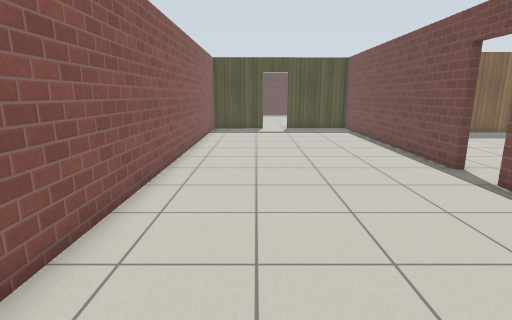
[1] (above)

16 first-person views from a walk through a world built for the Gazebo simulator. The camera is 1.2 m above the floor, tilts 12° down and sees 80° across. The floor is counted in squares, 0.5 m on a side. Each view is taken from the middle of a square. On the plan, view 1 faces up. The plan holds only what a view shows up to about 18 squares ahead; the rest is blank. Gazebo's built-in surfaces are drawn with simple patterns.

[2]
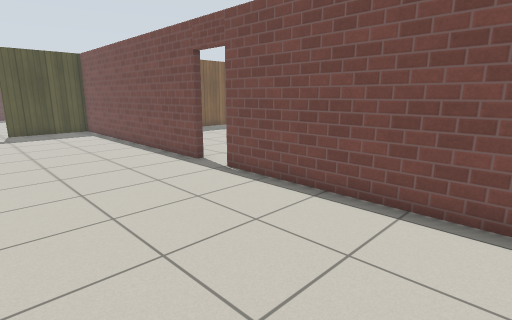

[3]
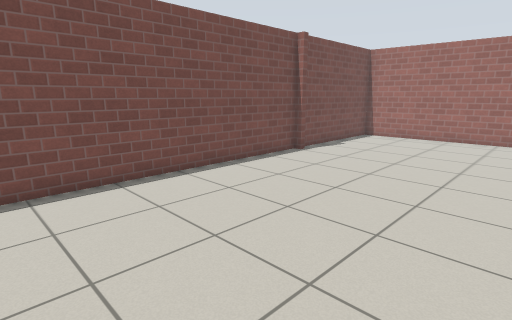

[4]
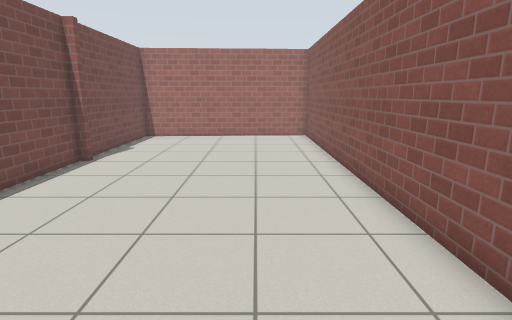

[5]
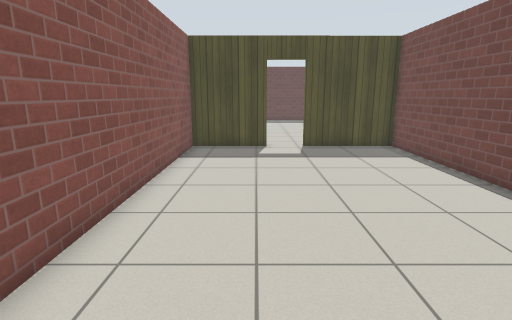

[6]
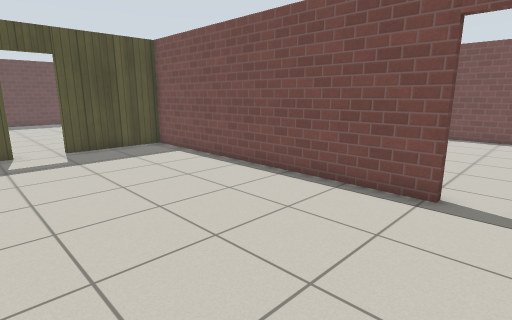

[7]
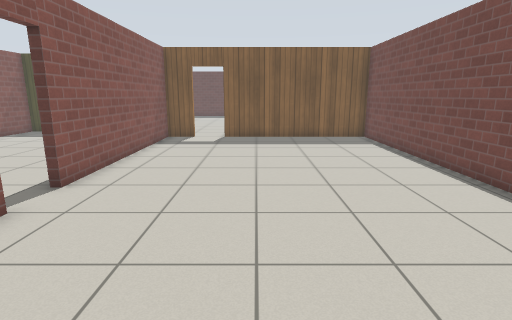

[8]
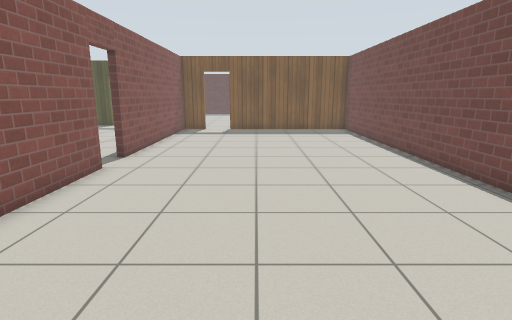

[9]
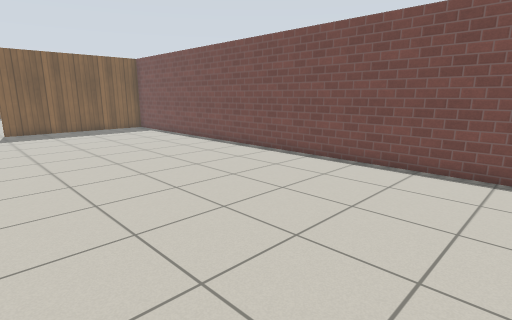

[10]
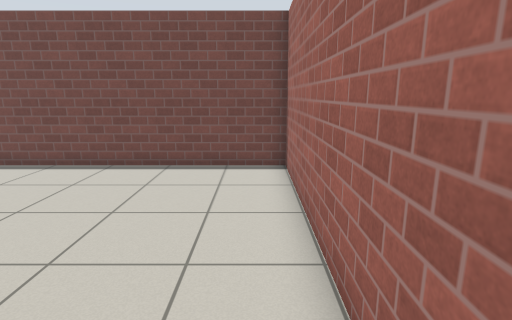

[11]
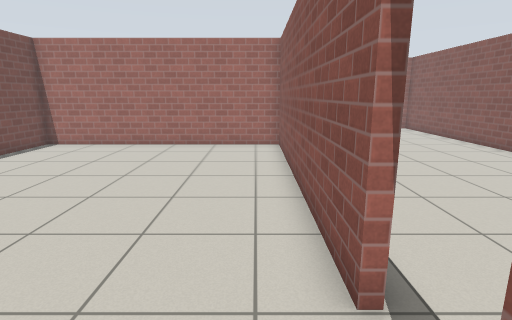

[12]
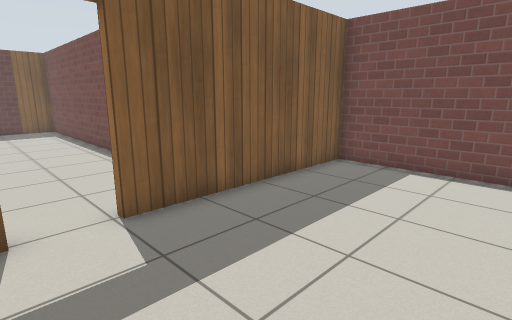

[13]
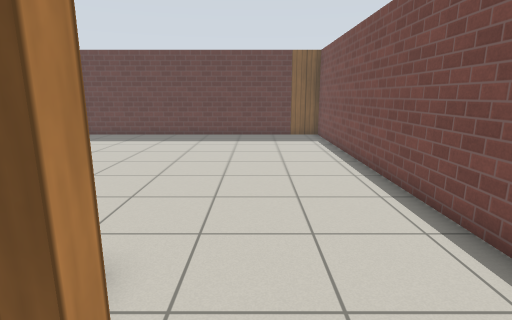

[14]
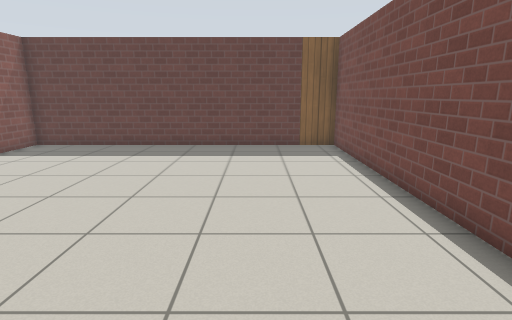

[15]
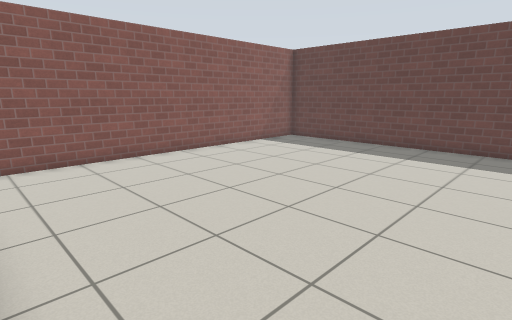

[16]
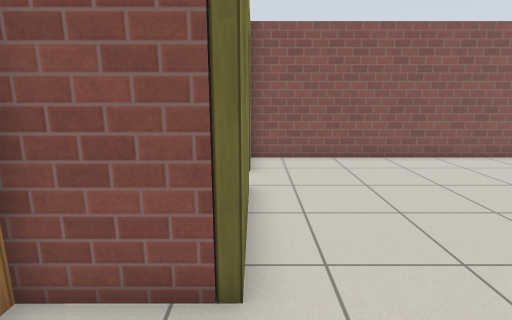

### Floor plan
Points are (right, up) in squares from view 1. A wall is a line through its corners. A room is listed if a view was taken in it or the views show most of it. See-through windows are left out.
Room 1 (views 1, 2, 3, 4, 5, 6)
walls: (6.5, 9.6) (6.5, 22.5) (2.3, 22.5); (6.1, -4) (6.6, -4) (6.5, 8); (0.6, 22.5) (-3, 22.5) (-3, -11.4); (-2.1, -11.5) (6.6, -11.1) (6.6, -4.7)
ways out: open door at (7, 8.5) to room 2; open door at (1.5, 23) to room 3
Room 2 (views 7, 8, 9, 10, 11, 12, 13)
walls: (6.8, 8) (6.9, -4) (18.4, -4) (18.4, 19.9) (10.2, 19.9); (8.4, 19.9) (6.8, 19.9) (6.8, 9.6)
ways out: open door at (7, 8.5) to room 1; open door at (9.5, 20) to room 3
Room 3 (views 14, 15, 16)
walls: (2.6, 22.8) (6.8, 22.9) (6.8, 20.1); (12.8, 23.1) (12.8, 37.9) (-1.8, 37.9) (-1.8, 22.8); (-0.8, 22.8) (0.3, 22.8)
ways out: open door at (1.5, 23) to room 1; open door at (9.5, 20) to room 2

Where each view was taken, in squares from view 1:
view 1: 0 up, 0 right, facing up
view 2: 0 up, 0 right, facing up-right
view 3: 7 up, 2 left, facing down-right
view 4: 7 up, 0 right, facing down
view 5: 8 up, 0 right, facing up
view 6: 8 up, 1 left, facing up-right
view 7: 2 up, 12 right, facing up
view 8: 2 down, 12 right, facing up
view 9: 3 down, 8 right, facing up-right
view 10: 3 down, 8 right, facing right
view 11: 11 up, 8 right, facing down
view 12: 14 up, 8 right, facing up-right
view 13: 19 up, 9 right, facing up
view 14: 23 up, 9 right, facing up
view 15: 23 up, 10 right, facing up-left
view 16: 23 up, 10 right, facing left
